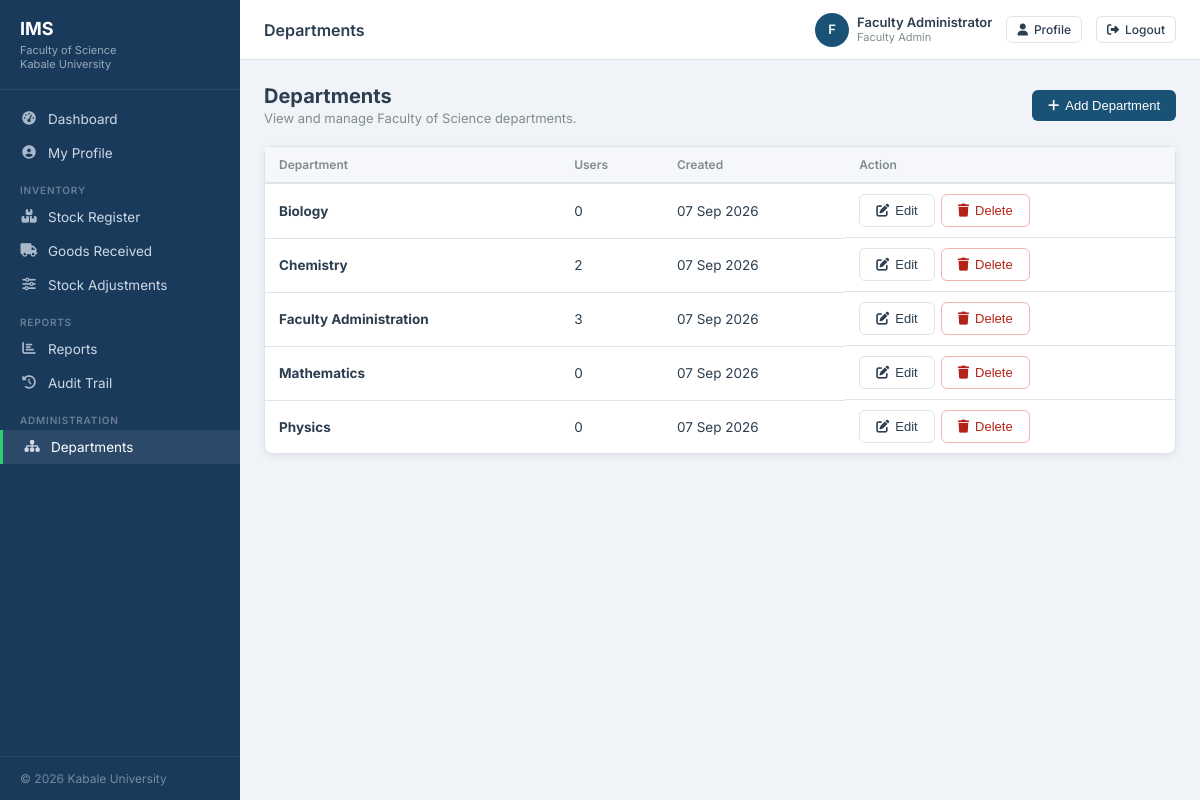
The page /modules/admin/departments.php (signed in) on the database its author committed.
### tables this page shows
CREATE TABLE departments (
    dept_id     INT AUTO_INCREMENT PRIMARY KEY,
    dept_name   VARCHAR(100) NOT NULL,
    created_at  TIMESTAMP DEFAULT CURRENT_TIMESTAMP
);

### modules/admin/departments.php (the view, shortened to what this page needs)
<?php
require_once BASE_URL . '/config/db.php';
require_once BASE_URL . '/includes/header.php';
$departments = mysqli_query($conn,
    'SELECT d.dept_id, d.dept_name, d.created_at, COUNT(u.user_id) AS user_count
     FROM departments d
     LEFT JOIN users u ON u.dept_id = d.dept_id
     GROUP BY d.dept_id, d.dept_name, d.created_at
     ORDER BY d.dept_name'
);
?>
<div class="page-header">
  <div>
    <h1>Departments</h1>
    <p>View and manage Faculty of Science departments.</p>
  </div>
  <button class="btn btn-primary" onclick="document.getElementById('add-department-modal').style.display='flex'">
    <i class="fa fa-plus"></i> Add Department
  </button>
</div>
<div class="card">
  <div class="table-wrap">
    <table>
      <thead><tr><th>Department</th><th>Users</th><th>Created</th><th>Action</th></tr></thead>
      <tbody>
      <?php if (mysqli_num_rows($departments) === 0): ?>
        <tr><td colspan="4"><div class="empty-state"><p>No departments have been added yet.</p></div></td></tr>
      <?php else: while ($department = mysqli_fetch_assoc($departments)): ?>
        <tr>
          <td><strong><?= htmlspecialchars($department['dept_name']) ?></strong></td>
          <td><?= (int)$department['user_count'] ?></td>
          <td><?= date('d M Y', strtotime($department['created_at'])) ?></td>
          <td style="display:flex;gap:6px;align-items:center">
            <button type="button" class="btn btn-outline" onclick="document.getElementById('edit-department-<?= (int)$department['dept_id'] ?>').style.display='flex'">
              <i class="fa fa-edit"></i> Edit
            </button>
            <form method="POST" onsubmit="return confirm('Delete this department? Departments linked to users or requests cannot be deleted.');">
              <button type="submit" class="btn btn-outline" style="color:#b42318;border-color:#f0b5b0">
                <i class="fa fa-trash"></i> Delete
              </button>
            </form>
          </td>
        </tr>
      <?php endwhile; endif; ?>
      </tbody>
    </table>
  </div>
</div>
<?php require_once BASE_URL . '/includes/footer.php'; ?>

### assets/css/style.css (style rules this page uses)
:root { --primary: #1a5276; --primary-dark: #154360; --primary-light:#d6eaf8; --accent: #2ecc71; --accent-dark: #27ae60; --warning: #f39c12; --danger: #e74c3c; --danger-light: #fdecea; --success: #2ecc71; --success-light:#eafaf1; --info: #3498db; --info-light: #ebf5fb; --bg: #f0f4f8; --sidebar-bg: #1a3a5c; --sidebar-text: #cdd9e5; --sidebar-active:#2ecc71; --white: #ffffff; --text: #2c3e50; --text-muted: #7f8c8d; --border: #dde3ea; --card-shadow: 0 2px 8px rgba(0,0,0,.08); --radius: 8px; --sidebar-w: 240px; --header-h: 60px; }
*, *::before, *::after { box-sizing: border-box; margin: 0; padding: 0; }
body { font-family: 'Inter', sans-serif; font-size: 14px; color: var(--text); background: var(--bg); min-height: 100vh; }
.card { background: var(--white); border-radius: var(--radius); box-shadow: var(--card-shadow); border: 1px solid var(--border); margin-bottom: 20px; }
.table-wrap { overflow-x: auto; }
table { width: 100%; border-collapse: collapse; font-size: 13.5px; }
thead th { background: #f5f7fa; padding: 10px 14px; text-align: left; font-weight: 600; font-size: 12px; color: var(--text-muted); border-bottom: 2px solid var(--border); white-space: nowrap; }
tbody td { padding: 10px 14px; border-bottom: 1px solid var(--border); vertical-align: middle; }
tbody tr:last-child td { border-bottom: none; }
.btn { display: inline-flex; align-items: center; gap: 6px; padding: 8px 16px; border-radius: 6px; font-size: 13px; font-weight: 500; cursor: pointer; border: none; transition: background .15s, opacity .15s; white-space: nowrap; }
.btn-primary { background: var(--primary); color: #fff; }
.btn-outline { background: transparent; border: 1px solid var(--border); color: var(--text); }
.page-header { display: flex; align-items: center; justify-content: space-between; margin-bottom: 20px; }
.page-header h1 { font-size: 20px; font-weight: 700; }
.page-header p { font-size: 13px; color: var(--text-muted); margin-top: 2px; }

### rows shown on the page
departments: dept_name "Biology", user_count "0", created_at "07 Sep 2026"
departments: dept_name "Chemistry", user_count "2", created_at "07 Sep 2026"
departments: dept_name "Faculty Administration", user_count "3", created_at "07 Sep 2026"
departments: dept_name "Mathematics", user_count "0", created_at "07 Sep 2026"
departments: dept_name "Physics", user_count "0", created_at "07 Sep 2026"

### other values the page prints
$label "Dashboard My Profile Stock Register Goods Received Stock Adjustments Reports Audit Trail Departments"
$page_title "Departments"
substr($current_user['full_name'], 0, 1) "F"
$current_user['full_name'] "Faculty Administrator"
str_replace('_', ' ', $current_user['role']) "Faculty Admin"
